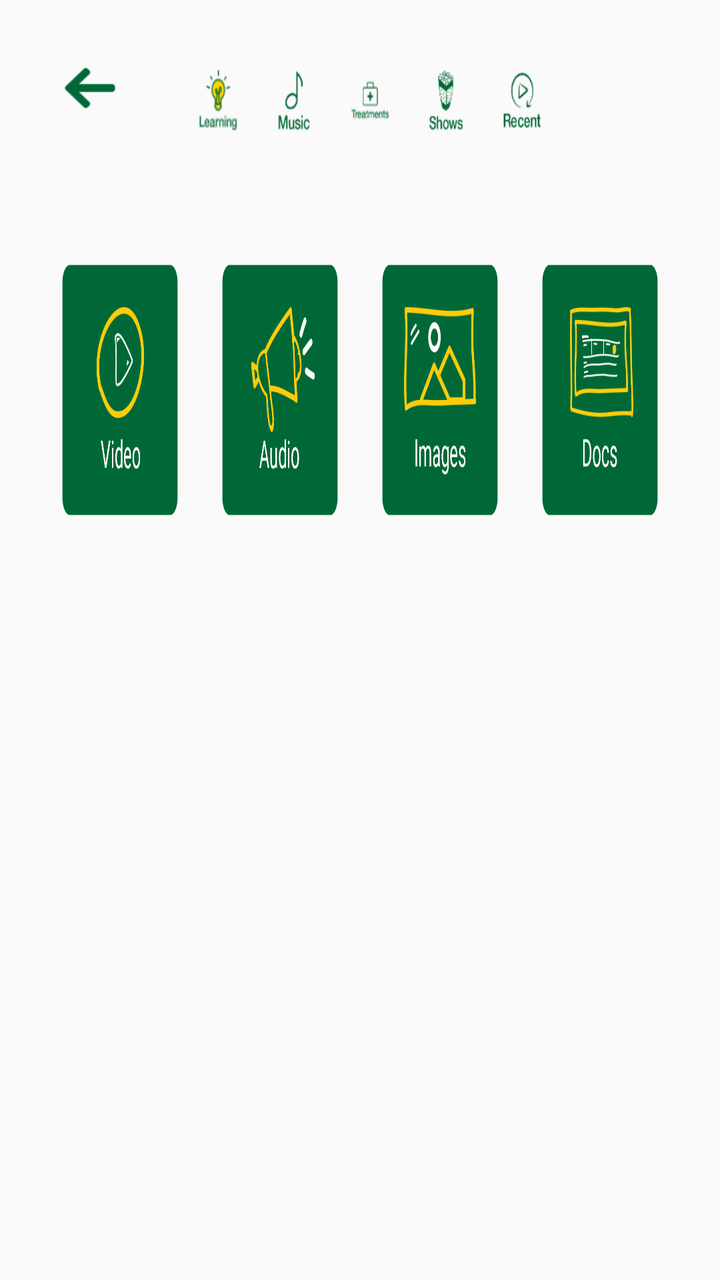
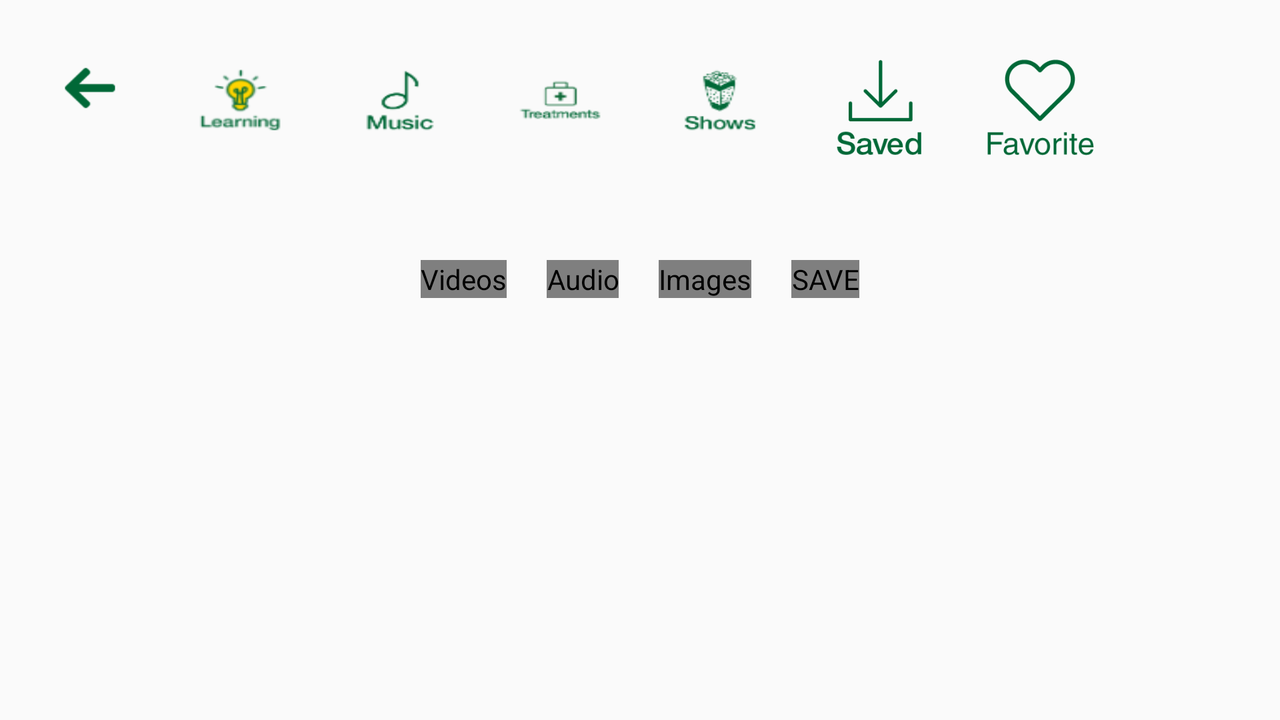

An Android layout and its configuration variant, each rendered on a device that would load it. The default file and the variant file are quoted in full after the pictures.
<!-- AndroidManifest.xml: application theme AppTheme -->
<!-- res/layout/activity_home.xml -->
<?xml version="1.0" encoding="utf-8"?>
<FrameLayout xmlns:android="http://schemas.android.com/apk/res/android"
    xmlns:tools="http://schemas.android.com/tools"
    android:layout_width="match_parent"
    android:layout_height="match_parent"
    tools:context=".HomeActivity">

    <ImageView
        android:id="@+id/imgHomeBackground"
        android:layout_width="match_parent"
        android:layout_height="match_parent"
        android:contentDescription="@string/app_name"
        android:scaleType="fitXY"/>

    <LinearLayout
        android:layout_width="match_parent"
        android:layout_height="match_parent"
        android:orientation="vertical">

        <LinearLayout
            android:layout_width="match_parent"
            android:layout_height="wrap_content"
            android:orientation="horizontal"
            android:padding="20dp">

            <Button
                android:id="@+id/btnBack"
                android:layout_width="50dp"
                android:layout_height="wrap_content"
                android:background="@drawable/ic_back_button"/>

            <RadioGroup
                android:id="@+id/radioGroup"
                android:layout_width="match_parent"
                android:layout_height="60dp"
                android:layout_marginLeft="20dp"
                android:layout_marginRight="60dp"
                android:orientation="horizontal">

                <RadioButton
                    android:id="@+id/radioLearning"
                    android:layout_width="0dp"
                    android:layout_height="match_parent"
                    android:layout_weight="1"
                    android:button="@android:color/transparent"
                    android:checked="true"
                    android:background="@drawable/bg_learning_button"/>

                <RadioButton
                    android:id="@+id/radioMusic"
                    android:layout_width="0dp"
                    android:layout_height="match_parent"
                    android:layout_weight="1"
                    android:button="@android:color/transparent"
                    android:background="@drawable/bg_music_button"/>

                <RadioButton
                    android:id="@+id/radioTreatment"
                    android:layout_width="0dp"
                    android:layout_height="match_parent"
                    android:layout_weight="1"
                    android:button="@android:color/transparent"
                    android:background="@drawable/bg_treatment_button"/>

                <RadioButton
                    android:id="@+id/radioShows"
                    android:layout_width="0dp"
                    android:layout_height="match_parent"
                    android:layout_weight="1"
                    android:button="@android:color/transparent"
                    android:background="@drawable/bg_shows_button"/>

                <RadioButton
                    android:id="@+id/radioRecent"
                    android:layout_width="0dp"
                    android:layout_height="match_parent"
                    android:layout_weight="1"
                    android:button="@android:color/transparent"
                    android:background="@drawable/bg_recents_button"/>


            </RadioGroup>

        </LinearLayout>

        <LinearLayout
            android:id="@+id/lytContentButtons"
            android:layout_width="match_parent"
            android:layout_height="150dp"
            android:layout_margin="20dp"
            android:visibility="visible">

            <ImageButton
                android:id="@+id/imgVideo"
                android:layout_width="0dp"
                android:layout_height="match_parent"
                android:layout_weight="1"
                android:layout_margin="10dp"
                android:scaleType="fitXY"
                android:background="@android:color/transparent"
                android:contentDescription="@string/videos"
                android:src="@drawable/ic_video_icon"/>

            <ImageButton
                android:id="@+id/imgAudio"
                android:layout_width="0dp"
                android:layout_height="match_parent"
                android:layout_weight="1"
                android:layout_margin="10dp"
                android:scaleType="fitXY"
                android:background="@android:color/transparent"
                android:contentDescription="@string/audio"
                android:src="@drawable/ic_audio_icon"/>

            <ImageButton
                android:id="@+id/imgImages"
                android:layout_width="0dp"
                android:layout_height="match_parent"
                android:layout_weight="1"
                android:layout_margin="10dp"
                android:scaleType="fitXY"
                android:background="@android:color/transparent"
                android:contentDescription="@string/images"
                android:src="@drawable/ic_images_icon"/>

            <ImageButton
                android:id="@+id/imgDocs"
                android:layout_width="0dp"
                android:layout_height="match_parent"
                android:layout_weight="1"
                android:layout_margin="10dp"
                android:scaleType="fitXY"
                android:background="@android:color/transparent"
                android:contentDescription="@string/save"
                android:src="@drawable/ic_docs_icon"/>

        </LinearLayout>

        <android.support.v7.widget.RecyclerView
            android:id="@+id/rvThumbnails"
            android:layout_width="match_parent"
            android:layout_height="wrap_content"
            android:visibility="gone"/>

    </LinearLayout>


</FrameLayout>
<!-- resources referenced by this layout -->
<resources>
  <!-- drawable bg_learning_button (drawable) -->
  <?xml version="1.0" encoding="utf-8"?>
  <selector xmlns:android="http://schemas.android.com/apk/res/android">
  
      <item
          android:drawable="@drawable/ic_learning_nonhighlighted"
          android:state_checked="true"
          android:state_pressed="true" />
      <item
          android:drawable="@drawable/ic_learning_highlighted_icon"
          android:state_pressed="true" />
      <item
          android:drawable="@drawable/ic_learning_highlighted_icon"
          android:state_checked="true" />
      <item
          android:drawable="@drawable/ic_learning_nonhighlighted" />
  
  </selector>
  <!-- drawable bg_music_button (drawable) -->
  <?xml version="1.0" encoding="utf-8"?>
  <selector xmlns:android="http://schemas.android.com/apk/res/android">
  
      <item
          android:drawable="@drawable/ic_music_nonhighlighted"
          android:state_checked="true"
          android:state_pressed="true" />
      <item
          android:drawable="@drawable/ic_music_highlighted"
          android:state_pressed="true" />
      <item
          android:drawable="@drawable/ic_music_highlighted"
          android:state_checked="true" />
      <item
          android:drawable="@drawable/ic_music_nonhighlighted" />
  
  </selector>
  <!-- drawable bg_recents_button (drawable) -->
  <?xml version="1.0" encoding="utf-8"?>
  <selector xmlns:android="http://schemas.android.com/apk/res/android">
  
      <item
          android:drawable="@drawable/ic_recent_nonhighlighted"
          android:state_checked="true"
          android:state_pressed="true" />
      <item
          android:drawable="@drawable/ic_recent_highlighted"
          android:state_pressed="true" />
      <item
          android:drawable="@drawable/ic_recent_highlighted"
          android:state_checked="true" />
      <item
          android:drawable="@drawable/ic_recent_nonhighlighted" />
  
  </selector>
  <!-- drawable bg_shows_button (drawable) -->
  <?xml version="1.0" encoding="utf-8"?>
  <selector xmlns:android="http://schemas.android.com/apk/res/android">
  
      <item
          android:drawable="@drawable/ic_shows_nonhighlighted"
          android:state_checked="true"
          android:state_pressed="true" />
      <item
          android:drawable="@drawable/ic_shows_highlighted"
          android:state_pressed="true" />
      <item
          android:drawable="@drawable/ic_shows_highlighted"
          android:state_checked="true" />
      <item
          android:drawable="@drawable/ic_shows_nonhighlighted" />
  
  </selector>
  <!-- drawable bg_treatment_button (drawable) -->
  <?xml version="1.0" encoding="utf-8"?>
  <selector xmlns:android="http://schemas.android.com/apk/res/android">
  
      <item
          android:drawable="@drawable/ic_treatments_nonhighlighted"
          android:state_checked="true"
          android:state_pressed="true" />
      <item
          android:drawable="@drawable/ic_treatments_highlighted"
          android:state_pressed="true" />
      <item
          android:drawable="@drawable/ic_treatments_highlighted"
          android:state_checked="true" />
      <item
          android:drawable="@drawable/ic_treatments_nonhighlighted" />
  
  </selector>
  <!-- drawable ic_docs_icon: png bitmap (drawable, 15903 bytes) -->
  <string name="app_name">Master Buddy</string>
  <string name="audio">Audio</string>
  <string name="images">Images</string>
  <string name="save">SAVE</string>
  <string name="videos">Videos</string>
  <!-- from res/values-v21/ -->
  <style name="AppTheme" parent="android:Theme.Material.Light.DarkActionBar">
          
          <item name="colorPrimary">@color/white</item>
          <item name="colorPrimaryDark">@color/colorPrimaryDark</item>
          <item name="android:statusBarColor">@color/RoyalBlue</item>
          <item name="android:actionMenuTextColor">@color/Blue</item>
          <item name="android:editTextPreferenceStyle">@color/RoyalBlue</item>
      </style>
  <color name="white">#FFFFFF</color>
  <color name="colorPrimaryDark">#303F9F</color>
  <color name="RoyalBlue">#4169e1</color>
  <color name="Blue">#FF2882EB</color>
</resources>
<!-- res/layout-land/activity_home.xml (the author's variant of the layout above) -->
<!-- drawn on the phone turned sideways -->
<?xml version="1.0" encoding="utf-8"?>
<FrameLayout xmlns:android="http://schemas.android.com/apk/res/android"
    xmlns:tools="http://schemas.android.com/tools"
    android:id="@+id/rootView"
    android:layout_width="match_parent"
    android:layout_height="match_parent"
    tools:context=".HomeActivity">

    <ProgressBar
        android:id="@+id/progress_bar"
        android:layout_width="wrap_content"
        android:layout_height="wrap_content"
        android:layout_gravity="center"
        android:indeterminate="true"
        android:visibility="gone"/>

    <ImageView
        android:id="@+id/imgHomeBackground"
        android:layout_width="match_parent"
        android:layout_height="match_parent"
        android:contentDescription="@string/app_name"
        android:scaleType="fitXY"/>

    <LinearLayout
        android:layout_width="match_parent"
        android:layout_height="match_parent"
        android:orientation="vertical">

        <RelativeLayout
            android:layout_width="match_parent"
            android:layout_height="wrap_content"
            android:orientation="horizontal"
            android:padding="20dp">

            <Button
                android:id="@+id/btnBack"
                android:layout_width="50dp"
                android:layout_height="wrap_content"
                android:background="@drawable/ic_back_button"/>

            <RadioGroup
                android:id="@+id/radioGroup"
                android:layout_width="wrap_content"
                android:layout_height="60dp"
                android:layout_marginLeft="60dp"
                android:layout_marginRight="60dp"
                android:gravity="center"
                android:orientation="horizontal">

                <RadioButton
                    android:id="@+id/radioLearning"
                    android:layout_width="0dp"
                    android:layout_height="match_parent"
                    android:layout_weight="1"
                    android:button="@android:color/transparent"
                    android:checked="true"
                    android:background="@drawable/bg_learning_button"/>

                <RadioButton
                    android:id="@+id/radioMusic"
                    android:layout_width="0dp"
                    android:layout_height="match_parent"
                    android:layout_weight="1"
                    android:button="@android:color/transparent"
                    android:background="@drawable/bg_music_button"/>

                <RadioButton
                    android:id="@+id/radioTreatment"
                    android:layout_width="0dp"
                    android:layout_height="match_parent"
                    android:layout_weight="1"
                    android:button="@android:color/transparent"
                    android:background="@drawable/bg_treatment_button"/>

                <RadioButton
                    android:id="@+id/radioShows"
                    android:layout_width="0dp"
                    android:layout_height="match_parent"
                    android:layout_weight="1"
                    android:button="@android:color/transparent"
                    android:background="@drawable/bg_shows_button"/>

                

                <RadioButton
                    android:id="@+id/radioSaved"
                    android:layout_width="0dp"
                    android:layout_height="match_parent"
                    android:layout_weight="1"
                    android:button="@android:color/transparent"
                    android:background="@drawable/bg_saved_button"/>

                <RadioButton
                    android:id="@+id/radioFavourite"
                    android:layout_width="0dp"
                    android:layout_height="match_parent"
                    android:layout_weight="1"
                    android:button="@android:color/transparent"
                    android:background="@drawable/bg_favourite_button"/>


            </RadioGroup>

        </RelativeLayout>

        <LinearLayout
            android:id="@+id/lytContentButtons"
            android:layout_width="wrap_content"
            android:layout_height="match_parent"
            android:layout_gravity="center"
            android:layout_margin="20dp"
            android:visibility="visible">

            <com.prashant.masterbuddy.utils.SquareImageView
                android:id="@+id/imgVideo"
                android:layout_width="0dp"
                android:layout_height="wrap_content"
                android:layout_weight="1"
                android:layout_margin="10dp"
                android:scaleType="fitXY"
                android:button="@android:color/transparent"
                android:background="@android:color/transparent"
                android:contentDescription="@string/videos"/>

            <com.prashant.masterbuddy.utils.SquareImageView
                android:id="@+id/imgAudio"
                android:layout_width="0dp"
                android:layout_height="wrap_content"
                android:layout_weight="1"
                android:layout_margin="10dp"
                android:scaleType="fitXY"
                android:button="@android:color/transparent"
                android:background="@android:color/transparent"
                android:contentDescription="@string/audio"/>

            <com.prashant.masterbuddy.utils.SquareImageView
                android:id="@+id/imgImages"
                android:layout_width="0dp"
                android:layout_height="wrap_content"
                android:layout_weight="1"
                android:layout_margin="10dp"
                android:scaleType="fitXY"
                android:button="@android:color/transparent"
                android:background="@android:color/transparent"
                android:contentDescription="@string/images"/>

            <com.prashant.masterbuddy.utils.SquareImageView
                android:id="@+id/imgDocs"
                android:layout_width="0dp"
                android:layout_height="wrap_content"
                android:layout_weight="1"
                android:layout_margin="10dp"
                android:scaleType="fitXY"
                android:button="@android:color/transparent"
                android:background="@android:color/transparent"
                android:contentDescription="@string/save"/>

        </LinearLayout>

        <android.support.v7.widget.RecyclerView
            android:id="@+id/rvThumbnails"
            android:layout_width="match_parent"
            android:layout_height="wrap_content"
            android:visibility="gone"
            android:layout_margin="20dp"/>

    </LinearLayout>


</FrameLayout>
<!-- resources referenced by the variant -->
<!-- as the phone turned sideways resolves them -->
<resources>
  <!-- drawable bg_favourite_button (drawable) -->
  <?xml version="1.0" encoding="utf-8"?>
  <selector xmlns:android="http://schemas.android.com/apk/res/android">
  
      <item
          android:drawable="@drawable/ic_favourite_nonhighlighted"
          android:state_checked="true"
          android:state_pressed="true" />
      <item
          android:drawable="@drawable/ic_favourite_highlighted"
          android:state_pressed="true" />
      <item
          android:drawable="@drawable/ic_favourite_highlighted"
          android:state_checked="true" />
      <item
          android:drawable="@drawable/ic_favourite_nonhighlighted" />
  
  </selector>
  <!-- drawable bg_music_button (drawable) -->
  <?xml version="1.0" encoding="utf-8"?>
  <selector xmlns:android="http://schemas.android.com/apk/res/android">
  
      <item
          android:drawable="@drawable/ic_music_nonhighlighted"
          android:state_checked="true"
          android:state_pressed="true" />
      <item
          android:drawable="@drawable/ic_music_highlighted"
          android:state_pressed="true" />
      <item
          android:drawable="@drawable/ic_music_highlighted"
          android:state_checked="true" />
      <item
          android:drawable="@drawable/ic_music_nonhighlighted" />
  
  </selector>
  <!-- drawable bg_saved_button (drawable) -->
  <?xml version="1.0" encoding="utf-8"?>
  <selector xmlns:android="http://schemas.android.com/apk/res/android">
  
      <item
          android:drawable="@drawable/ic_saved_nonhighlighted"
          android:state_checked="true"
          android:state_pressed="true" />
      <item
          android:drawable="@drawable/ic_saved_highlighted"
          android:state_pressed="true" />
      <item
          android:drawable="@drawable/ic_saved_highlighted"
          android:state_checked="true" />
      <item
          android:drawable="@drawable/ic_saved_nonhighlighted" />
  
  </selector>
  <!-- drawable bg_shows_button (drawable) -->
  <?xml version="1.0" encoding="utf-8"?>
  <selector xmlns:android="http://schemas.android.com/apk/res/android">
  
      <item
          android:drawable="@drawable/ic_shows_nonhighlighted"
          android:state_checked="true"
          android:state_pressed="true" />
      <item
          android:drawable="@drawable/ic_shows_highlighted"
          android:state_pressed="true" />
      <item
          android:drawable="@drawable/ic_shows_highlighted"
          android:state_checked="true" />
      <item
          android:drawable="@drawable/ic_shows_nonhighlighted" />
  
  </selector>
  <!-- drawable bg_treatment_button (drawable) -->
  <?xml version="1.0" encoding="utf-8"?>
  <selector xmlns:android="http://schemas.android.com/apk/res/android">
  
      <item
          android:drawable="@drawable/ic_treatments_nonhighlighted"
          android:state_checked="true"
          android:state_pressed="true" />
      <item
          android:drawable="@drawable/ic_treatments_highlighted"
          android:state_pressed="true" />
      <item
          android:drawable="@drawable/ic_treatments_highlighted"
          android:state_checked="true" />
      <item
          android:drawable="@drawable/ic_treatments_nonhighlighted" />
  
  </selector>
  <string name="app_name">Master Buddy</string>
  <string name="audio">Audio</string>
  <string name="images">Images</string>
  <string name="save">SAVE</string>
  <string name="videos">Videos</string>
  <!-- from res/values-v21/ -->
  <style name="AppTheme" parent="android:Theme.Material.Light.DarkActionBar">
          
          <item name="colorPrimary">@color/white</item>
          <item name="colorPrimaryDark">@color/colorPrimaryDark</item>
          <item name="android:statusBarColor">@color/RoyalBlue</item>
          <item name="android:actionMenuTextColor">@color/Blue</item>
          <item name="android:editTextPreferenceStyle">@color/RoyalBlue</item>
      </style>
  <color name="white">#FFFFFF</color>
  <color name="colorPrimaryDark">#303F9F</color>
  <color name="RoyalBlue">#4169e1</color>
  <color name="Blue">#FF2882EB</color>
</resources>
